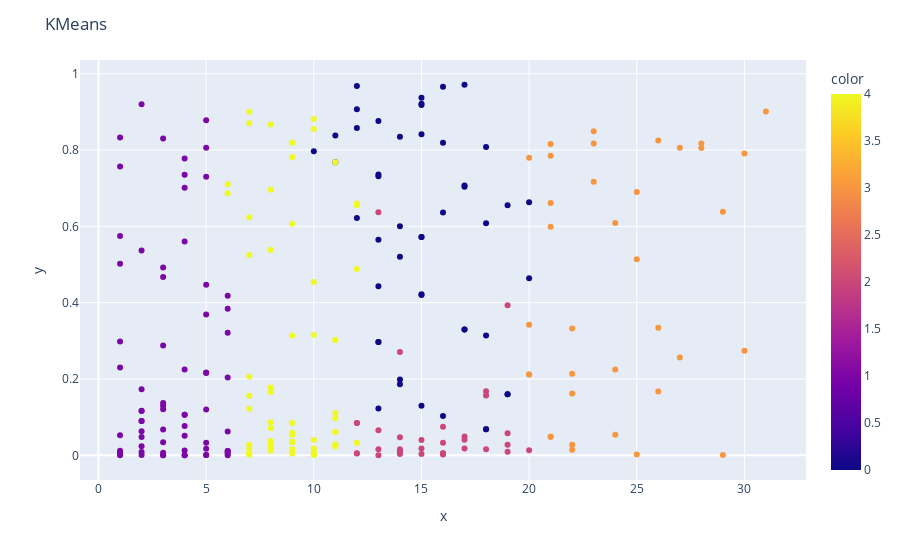
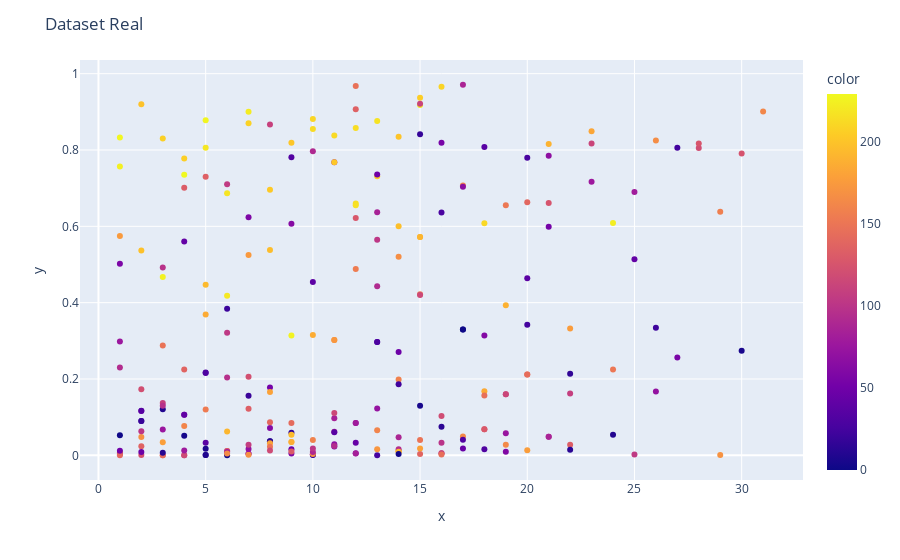

Here is the notebook cell these charts were saved with, in order:
### Code cell
# De acordo com o metodo do cotovelo, não se ve de maneira determinada onde que a inercia se estabilizaria para definir 
# o K; assim, foi escolhido aproximadamente 100 clusters.
kmeans = KMeans(n_clusters=5, n_init='auto')
kmeans.fit(entrada_num)
solucao = kmeans.predict(entrada_num)

# Criando o gráfico interativo do KMeans com Plotly
import plotly.express as px

# Criando o gráfico interativo do KMeans
fig = px.scatter(x=entrada_num.iloc[:, 0], y=entrada_num.iloc[:, 1], color=solucao)
fig.update_layout(title="KMeans")
fig.show()

# Criando o gráfico interativo do dataset real
fig = px.scatter(x=entrada_num.iloc[:, 0], y=entrada_num.iloc[:, 1], color=saida_num)
fig.update_layout(title="Dataset Real")
fig.show()

### Figure 1 — Plotly figure (JSON) as saved in the notebook; plotly's stock layout.template omitted (floating-point values rounded to 4 significant figures; data arrays with more than 128 entries replaced by an {"elided": "..."} marker saying what was removed)
{"data": [{"hovertemplate": "x=%{x}<br>y=%{y}<br>color=%{marker.color}<extra></extra>", "legendgroup": "", "marker": {"color": {"elided": "251 int values"}, "coloraxis": "coloraxis", "symbol": "circle"}, "mode": "markers", "name": "", "orientation": "v", "showlegend": false, "type": "scatter", "x": {"elided": "251 int values"}, "xaxis": "x", "y": {"elided": "251 float values"}, "yaxis": "y"}], "layout": {"coloraxis": {"colorbar": {"title": {"text": "color"}}, "colorscale": [[0, "#0d0887"], [0.1111, "#46039f"], [0.2222, "#7201a8"], [0.3333, "#9c179e"], [0.4444, "#bd3786"], [0.5556, "#d8576b"], [0.6667, "#ed7953"], [0.7778, "#fb9f3a"], [0.8889, "#fdca26"], [1, "#f0f921"]]}, "legend": {"tracegroupgap": 0}, "margin": {"t": 60}, "title": {"text": "KMeans"}, "xaxis": {"anchor": "y", "domain": [0, 1], "title": {"text": "x"}}, "yaxis": {"anchor": "x", "domain": [0, 1], "title": {"text": "y"}}}}

### Figure 2 — Plotly figure (JSON) as saved in the notebook; plotly's stock layout.template omitted (floating-point values rounded to 4 significant figures; data arrays with more than 128 entries replaced by an {"elided": "..."} marker saying what was removed)
{"data": [{"hovertemplate": "x=%{x}<br>y=%{y}<br>color=%{marker.color}<extra></extra>", "legendgroup": "", "marker": {"color": {"elided": "251 int values"}, "coloraxis": "coloraxis", "symbol": "circle"}, "mode": "markers", "name": "", "orientation": "v", "showlegend": false, "type": "scatter", "x": {"elided": "251 int values"}, "xaxis": "x", "y": {"elided": "251 float values"}, "yaxis": "y"}], "layout": {"coloraxis": {"colorbar": {"title": {"text": "color"}}, "colorscale": [[0, "#0d0887"], [0.1111, "#46039f"], [0.2222, "#7201a8"], [0.3333, "#9c179e"], [0.4444, "#bd3786"], [0.5556, "#d8576b"], [0.6667, "#ed7953"], [0.7778, "#fb9f3a"], [0.8889, "#fdca26"], [1, "#f0f921"]]}, "legend": {"tracegroupgap": 0}, "margin": {"t": 60}, "title": {"text": "Dataset Real"}, "xaxis": {"anchor": "y", "domain": [0, 1], "title": {"text": "x"}}, "yaxis": {"anchor": "x", "domain": [0, 1], "title": {"text": "y"}}}}
